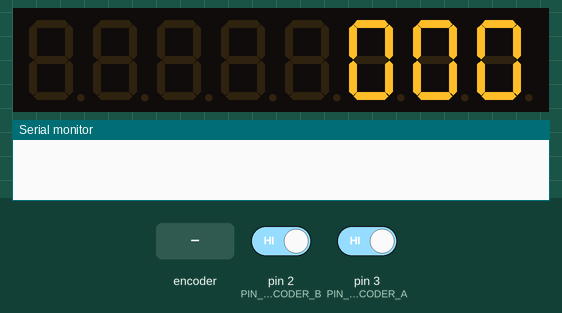
This sketch was run on a simulated Arduino Uno, built with avr-gcc and run on an emulated ATmega328P. Parts: 8-digit seven-segment display, the last lines printed to the serial monitor. The test bench sets the inputs (shaded band); at power-on: pin 2 (PIN_ENCODER_B) HIGH, pin 3 (PIN_ENCODER_A) HIGH.

Above: at 1.2 s.
1.3 s: rotary encoder on pin 3 (PIN_ENCODER_A) / pin 2 (PIN_ENCODER_B) turned 2 steps (second pin leading)
At 2.7 s:
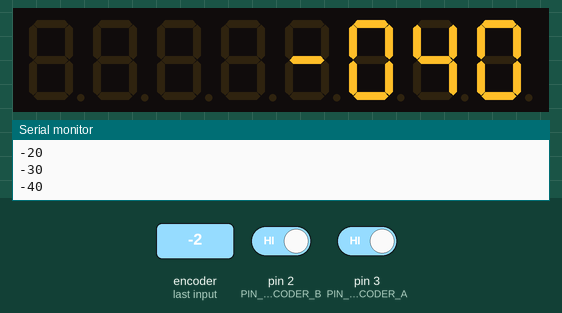
3.2 s: rotary encoder on pin 3 (PIN_ENCODER_A) / pin 2 (PIN_ENCODER_B) turned 3 steps (first pin leading)
At 3.34 s:
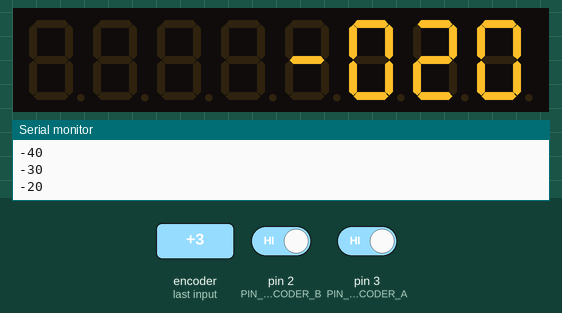
5.3 s: rotary encoder on pin 3 (PIN_ENCODER_A) / pin 2 (PIN_ENCODER_B) turned 1 step (first pin leading)
At 6.5 s:
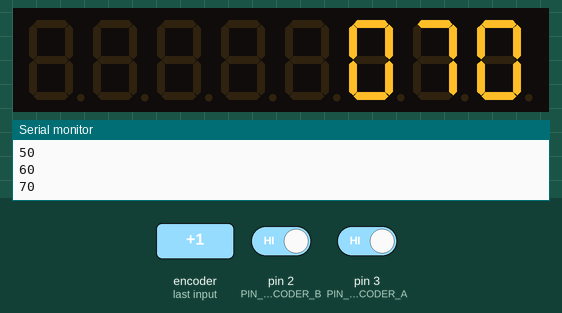
Timing chart, 0 to 8.3 s (numbered marks = the images above; inputs shaded):
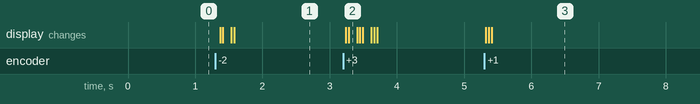

Measured:
- after the input at 1.3 s, the display: first changes after 0.07 s (image 1 shows a later state)
- after the input at 3.2 s, the display: first changes at once (image 2 shows a later state)
- after the input at 5.3 s, the display: first changes at once (image 3 shows a later state)

The sketch:

AutoPilotLEDKnob.ino
```cpp
#include "LedControl.h" //  need the library
LedControl lc=LedControl(12,11,10,1); // lc is our object
// pin 12 is connected to the MAX7219 pin 1
// pin 11 is connected to the CLK pin 13
// pin 10 is connected to LOAD pin 12
// 1 as we are only using 1 MAX7219

#define PIN_ENCODER_A 3
#define PIN_ENCODER_B 2
#define MAX_LED_VALUE 180
volatile int lastEncoded = 0;
volatile long encoderValue = 0;
long lastEncoderValue = 0;
int lastMSB = 0;
int lastLSB = 0;
int encChange = 0;
int dir = 0;
int outputValue = 0;

void setup()
{
  // the zero refers to the MAX7219 number, it is zero for 1 chip
  lc.shutdown(0,false);// turn off power saving, enables display
  lc.setIntensity(0,8);// sets brightness (0~15 possible values)
  lc.clearDisplay(0);// clear screen
  Serial.begin(9600);

   pinMode(PIN_ENCODER_A, INPUT_PULLUP);
  pinMode(PIN_ENCODER_B, INPUT_PULLUP);

  attachInterrupt(0, UpdateEncoder, CHANGE);
  attachInterrupt(1, UpdateEncoder, CHANGE);
  WriteTo4DigitLED(0, 0);
}
/*
 * Display a (hexadecimal) digit on a 7-Segment Display
 * Params:
 * addr  address of the display
 * digit the position of the digit on the display (0..7)
 * value the value to be displayed. (0x00..0x0F)
 * dp    sets the decimal point.

void setDigit(int addr, int digit, byte value, boolean dp);
*/
int disp = 0;
void loop()
{
  dir = (encoderValue - encChange);
  if (dir > 0)
    dir = 1;
  else if (dir < 0)
    dir = -1;

  switch (dir)
  {
    case 1:
      if (outputValue < MAX_LED_VALUE)
      {
        outputValue += 10;
        outputValue = min(MAX_LED_VALUE, outputValue);
        Serial.println(outputValue);
        WriteTo4DigitLED(0, outputValue);
      }
      break;
    case -1:
      if (outputValue > (-1*MAX_LED_VALUE))
      {
        outputValue -= 10;
        outputValue = max((-1*MAX_LED_VALUE), outputValue);
        Serial.println(outputValue);
        WriteTo4DigitLED(0, outputValue);
      }
      break;
  }
  encChange = encoderValue;

  WriteTo4DigitLED(0, outputValue);


  encChange = encoderValue;
  delay(40);
  /*
  for (int a=0; a<8; a++)
  {
    lc.setDigit(0,a,a,true);
    delay(100);
  }
  for (int a=0; a<8; a++)
  {
    lc.setDigit(0,a,8,1);
    delay(100);
  }
  for (int a=0; a<8; a++)
  {
    lc.setDigit(0,a,0,false);
    delay(100);
  }
  for (int a=0; a<8; a++)
  {
    lc.setChar(0,a,' ',false);
    delay(100);
  }
  for (int a=0; a<8; a++)
  {
    lc.setChar(0,a,'-',false);
    delay(100);
  }
  for (int a=0; a<8; a++)
  {
    lc.setChar(0,a,' ',false);
    delay(100);
  }
  */
}

void UpdateEncoder()
{
  int MSB = digitalRead(PIN_ENCODER_A);
  int LSB = digitalRead(PIN_ENCODER_B);

  int encoded = (MSB<<1)|LSB;
  int sum = (lastEncoded << 2) | encoded;

  switch (sum)
  {
    case 0b1101:
    case 0b0100:
    case 0b0010:
    case 0b1011:
      encoderValue++;
      break;
    case 0b1110:
    case 0b0111:
    case 0b0001:
    case 0b1000:
      encoderValue--;
      break;
    default:
      break;
  }
  lastEncoded = encoded;
}

void WriteTo4DigitLED(int index, int value)
{
  int ones;
  int tens;
  int hundreds;

  int neg = value < 0;
  int v = abs(value);
  if(v > 999)
     return;

  ones=v%10;
  v=v/10;
  tens=v%10;
  v=v/10;
  hundreds=v;
  if(neg) {
     //print character '-' in the leftmost column
     lc.setChar(index,3,'-',false);
  }
  else {
     //print a blank in the sign column
     lc.setChar(index,3,' ',false);
  }
  //Now print the number digit by digit
  lc.setDigit(index,2,(byte)hundreds,false);
  lc.setDigit(index,1,(byte)tens,false);
  lc.setDigit(index,0,(byte)ones,false);
}
```
